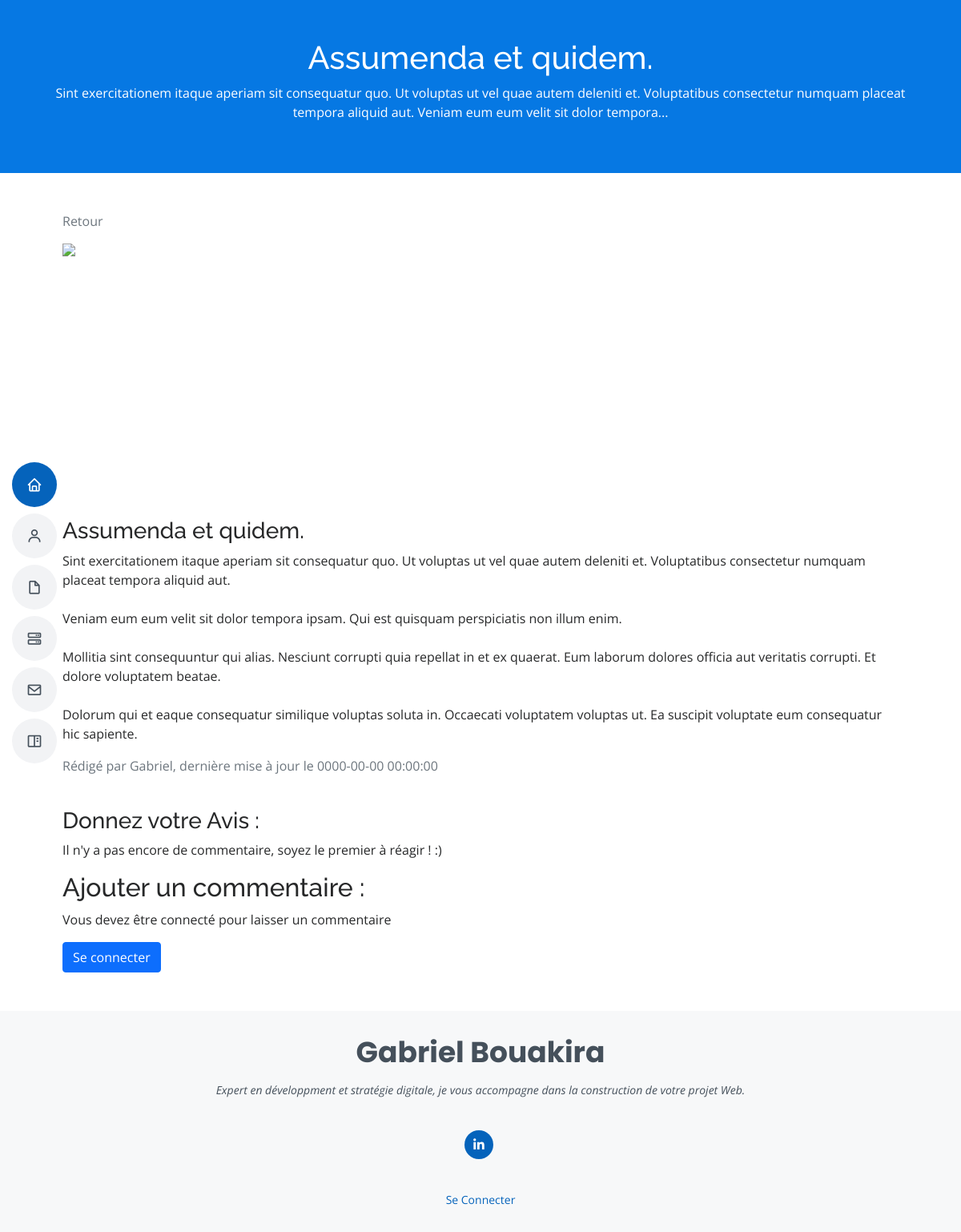
/post/55, run on the app's committed database.
### tables this page shows
CREATE TABLE `posts` (
  `id` int(11) NOT NULL,
  `user_id` int(11) DEFAULT NULL,
  `title` varchar(255) NOT NULL,
  `slug` varchar(255) NOT NULL,
  `content` text NOT NULL,
  `featured_image` varchar(255) NOT NULL,
  `is_valid` tinyint(4) NOT NULL,
  `created_at` timestamp NOT NULL DEFAULT current_timestamp() ON UPDATE current_timestamp(),
  `updated_at` timestamp NOT NULL DEFAULT '0000-00-00 00:00:00'
);

CREATE TABLE `users` (
  `id` int(11) NOT NULL,
  `slug` varchar(255) NOT NULL,
  `username` varchar(255) NOT NULL,
  `email` varchar(255) NOT NULL,
  `password` varchar(255) NOT NULL,
  `role` enum('Admin','Subscriber') DEFAULT 'Subscriber',
  `is_valid` tinyint(4) NOT NULL,
  `created_at` timestamp NOT NULL DEFAULT current_timestamp()
);

### app/controllers/postController.php (called while the page is built, shortened)
<?php
require '../app/views/default.layout.view.php';
?>
        <?php
function blog_single()
{
    require '../app/models/postModel.php';
    require '../app/db/connDb.php';
    $post = get_one_post();
    $comments = get_comments();
    require '../app/views/blog_single.view.php';
}
        ?>

### app/models/postModel.php (called while the page is built, shortened)
<?php
function get_one_post()
{
    require '../app/db/connDb.php';
    $url = str_replace("/Blog_Oc/", "", $_SERVER["REQUEST_URI"]);
    $url = explode('/', $url);
    $req = $pdo->prepare('SELECT * FROM posts WHERE id = ? ');
    $req->execute(array($url[1]));
    return ($post = $req->fetch());
}
function get_comments()
{
    require '../app/db/connDb.php';
    $url = str_replace("/Blog_Oc/", "", $_SERVER["REQUEST_URI"]);
    $url = explode('/', $url);
    $req = $pdo->prepare('SELECT * FROM comments WHERE post_id = ? ');
    $req->execute(array($url[1]));
    return ($comments = $req->fetchAll());
}

### app/views/blog_single.view.php (the view, shortened to what this page needs)
<div class="jumbotron p-5 text-center">
    <h1><?php echo htmlspecialchars($post['title']); ?></h1>
    <p>
        <?php
        $max = 200;
        $texte = $post['content'];
        if (strlen($texte) > $max) {
            $espace = strpos($texte, ' ', $max);
            $chapo = substr($texte, 0, $espace) . '...';
            echo $chapo;
        } else {
            echo $texte;
        }
        ?>
    </p>
</div>
<div class="container p-5">
    <div>
        <a href="/Blog_Oc/blog_all">
            <p class="text-muted"> Retour <p>
        </a>
        <div class="article-box">
            <?php if ($post['featured_image'] == '') {
            ?>
                <img src="/Blog_Oc/public/assets/img/devblog.jpg">
            <?php
            } else {
            ?>
                <img src="/Blog_Oc/public/assets/img/upload/<?php echo $post['featured_image'] ?>" width="1500" height="1368" alt="<?php echo $post['featured_image'] ?>">
            <?php }
            ?>
        </div>
        <h3>
            <?php echo htmlspecialchars($post['title']); ?>
        </h3>
        <p>
            <?php
            echo nl2br(htmlspecialchars($post['content']));
            ?>
        </p>
    </div>
    <?php
    $querry = $pdo->prepare("SELECT * FROM users WHERE id = ? ");
    $querry->execute(array($post['user_id']));
    $user = $querry->fetch();
    ?>
    <p class="text-muted">Rédigé par <?php echo $user['username']; ?>,
        <?php
        if ($post['updated_at'] == null) {
        ?>
            publié le <?php echo $post['created_at'];
                    } else {
                        ?>
            dernière mise à jour le <?php echo $post['updated_at'];
                                }
                                    ?>
    </p>
    <br>
    <h3> Donnez votre Avis : </h3>
    <?php
    if (!$comments) {
    ?><p><?php echo "Il n'y a pas encore de commentaire, soyez le premier à réagir ! :)"; ?></p>
        <?php
        }
                    ?>
                <div>
                    <h2>Ajouter un commentaire :</h2>
                    <?php if (isset($_SESSION['username'])) {
                    ?>
                        <form method="post" action="" accept-charset="utf-8">
                            <textarea class="form-control" type="text" name="content" placeholder="Texte"></textarea><br>
                            <input class="btn btn-primary" type="submit" value="Publier" name="submit" />
                        </form>
                    <?php
                    } else {
                    ?>
                        <p> Vous devez être connecté pour laisser un commentaire </p>
                        <a class="btn btn-primary" href="/Blog_Oc/sign_in"> Se connecter</a>
                    <?php
                    }
                    ?>
                </div>
</div>
<?php include '../app/views/footer.view.php'; ?>
</html>

### public/assets/css/style.css (style rules this page uses)
body { font-family: "Open Sans", sans-serif; color: #272829; }
a { color: #0563bb; text-decoration: none; }
h1, h2, h3, h4, h5, h6 { font-family: "Raleway", sans-serif; }
.jumbotron { background-color: #0678e3; color: white; }
.article, .article-box { display: flex; flex-wrap: wrap; align-items: center; }
.article-box { flex: 3 1 30ch; height: calc(282px + 5vw); overflow: hidden; }
.article-box img { max-width: 100%; min-height: 100%; width: auto; height: auto; object-fit: cover; object-position: 50% 50%; }

### data on the page
posts: title "Assumenda et quidem.", content "Sint exercitationem itaque aperiam sit consequatur quo. Ut voluptas ut vel quae autem deleniti et. Voluptatibus consectetur numquam placeat tempora aliquid aut. Veniam eum eum velit sit dolor tempora...", content "Sint exercitationem itaque aperiam sit consequatur quo. Ut voluptas ut vel quae autem deleniti et. Voluptatibus consectetur numquam placeat tempora aliquid aut. Veniam eum eum velit sit dolor tempora ipsam. Qui est quisquam perspiciatis non illum enim. Mollitia sint consequuntur qui alias. Nesciunt corrupti quia repellat in et ex quaerat. Eum laborum dolores officia aut veritatis corrupti. Et dolore voluptatem beatae. Dolorum qui et eaque consequatur similique voluptas soluta in. Occaecati voluptatem voluptas ut. Ea suscipit voluptate eum consequatur hic sapiente.", updated_at "0000-00-00 00:00:00"
users: username "Gabriel"
